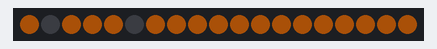
The sketch below on a simulated ESP8266 (NodeMCU). Parts: 19 RGB LEDs in strip order, left to right. Dim RGB values are drawn brighter than linear; random numbers use the default seed unless the sketch sets one.

Above: at 0.1 s.
At 5.6 s:
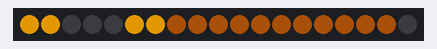
At 11.3 s:
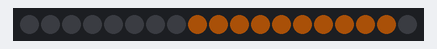
At 15.5 s:
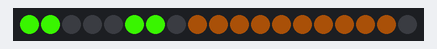
At 24.1 s:
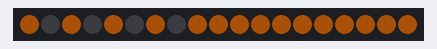
At 35.2 s:
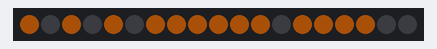

The sketch:

booknook.ino
```cpp
#include <FastLED.h>
#define NUM_LEDS 19
#define LED_PIN 2

#define STATIC_COLOR CHSV(30, 208, 127)
#define DYNAMIC_COLOR CHSV(30, 208, 127)

#define EXPLOSION_CHANCE 30 //1 in x chance every second
#define DYNAMIC_CHANCE 10 // 1 in x chance every second

/* Once a dynamic light has turned on or off, how long should we wait before
 it can toggle again? The system will generate a random duration between these
 limits. During that time, and randomly generated toggle events will be ignored */
#define MIN_DYNAMIC_STAY_ONOFF 5
#define MAX_DYNAMIC_STAY_ONOFF 8

// How long do the on/off transitions take, 1000 = 1 second
#define DYNAMIC_TOGGLE_DURATION_MILLISECONDS  1000

CRGB leds[NUM_LEDS];

enum LED_TYPE {
  TYPE_STATIC,
  TYPE_DYNAMIC,
  TYPE_EXPLOSION,
  TYPE_TORCH,
};

enum DISRUPTIVE_EVENT_STAGES {
  EVENT_ALL_BLACK,
  EVENT_STATIC_FLICKER,
  EVENT_ALL_FLASH,
  EVENT_RANDOM_HUE_EXPLOSION
};


class LedGroup
{
  private:
    LED_TYPE m_type;
    uint32_t* m_indexes;
    size_t m_indexCount;
    unsigned long m_lastTick;
    unsigned long m_disruptiveEventRunning;

  public:
    LED_TYPE getType() {
      return m_type;
    }
    unsigned long getLastTick() {
      return m_lastTick;
    }
    unsigned long setLastTick() {
      m_lastTick = millis();
    }
    LedGroup* nextGroup;
    LedGroup(uint32_t* t_indexes, size_t t_indexCount, LED_TYPE t_type) :
      m_indexes(t_indexes),
      m_indexCount(t_indexCount),
      m_lastTick(millis()),
      m_disruptiveEventRunning(false),
      nextGroup(nullptr),
      m_type(t_type) {}

    virtual void tick() = 0;
    virtual bool specialTick() = 0;

    void setColor(CRGB color)
    {
      uint32_t* ptr = m_indexes;
      for (int i = 0; i < m_indexCount; i++)
      {
        leds[*ptr].setRGB(color.r, color.g, color.b);
        ptr++;
      }
    }
    void setColor(CHSV color)
    {
      uint32_t* ptr = m_indexes;
      for (int i = 0; i < m_indexCount; i++)
      {
        leds[*ptr].setHSV(color.hue, color.sat, color.val);
        ptr++;
      }
    }

};

class DynamicLamp : public LedGroup
{
    CHSV m_staticColor;
    const float m_ToggleLightChancePerSecond = DYNAMIC_CHANCE;
    bool m_lightsOn;
    uint32_t dontChangeAgainUntil;
  public:
    DynamicLamp(uint32_t* t_indexes, size_t t_indexCount, CHSV t_color) : LedGroup(t_indexes, t_indexCount, TYPE_DYNAMIC), m_staticColor(t_color), m_lightsOn(true)
    {
      setColor(m_staticColor);
      dontChangeAgainUntil = millis();
    }

    void tick()
    {
      if (millis() - getLastTick() > 1000)
      {
        setLastTick();
        if (random(0, m_ToggleLightChancePerSecond) == 0)
        {
          toggle();
        } else {
        }
      }
    }

    bool specialTick()
    {
      return false;
    }

    void toggle()
    {
      if (millis() >= dontChangeAgainUntil)
      {
        //Serial.println("Changed");
        if (m_lightsOn)
        {
          turnOffSlowly();
        }
        else
        {
          turnOnSlowly(m_staticColor);
        }
        m_lightsOn = !m_lightsOn;

        dontChangeAgainUntil = millis() + random(MIN_DYNAMIC_STAY_ONOFF * 1000, MIN_DYNAMIC_STAY_ONOFF * 1000);

      }
      else {
        //Serial.println("Should have changed but didn't");
      }

    }

    void turnOffSlowly()
    {
      CHSV color;

      for (int i = m_staticColor.val; i >= 0; i--)
      {
        color = CHSV( m_staticColor.hue, m_staticColor.sat, i);
        setColor(color);

        FastLED.show();
        delay(DYNAMIC_TOGGLE_DURATION_MILLISECONDS / m_staticColor.val);
      }
    }

    void turnOnSlowly(CHSV targetColor)
    {
      CHSV color;

      for (int i = 0; i <= targetColor.val; i++)
      {
        color = CHSV( targetColor.hue, targetColor.sat, i);
        setColor(color);

        FastLED.show();
        delay(DYNAMIC_TOGGLE_DURATION_MILLISECONDS / targetColor.val);
      }
    }

};

class StaticLamp : public LedGroup
{
  private:
    CHSV m_staticColor;
  public:
    StaticLamp(uint32_t* t_indexes, size_t t_indexCount, CHSV t_color) : LedGroup(t_indexes, t_indexCount, TYPE_STATIC), m_staticColor(t_color)
    {
    }

    bool specialTick()
    {
      return false;
    }

    void tick()
    {
      setColor(m_staticColor);
    }
};

class ExplosionLamp : public LedGroup
{
  private:
    uint16_t explosionFadeDurationMs = 400;
    uint16_t explosionDurationMs = 50;
    bool running;
  public:
    ExplosionLamp(uint32_t* t_indexes, size_t t_indexCount) : LedGroup(t_indexes, t_indexCount, TYPE_EXPLOSION), running(false)
    {
    }

    void tick()
    {
    }

    // This is blocking and it sucks, but that's how it is now.
    // Ideally this shouldn't use delays.
    bool specialTick()
    {
      uint8_t hue = random(0, 255);
      CHSV color;
      for (int i = 0; i < 255; i += 6)
      {
        color = CHSV( hue, 255, i);
        setColor(color);
        if (random(0, 400) == 5)
          specialTick();
        FastLED.show();
        delay(2);
      }


      delay(random(0, 1000));


      for (int i = 255; i >= 0; i--)
      {
        color = CHSV( hue, 255, i);
        if (random(0, 400) == 5)
          specialTick();
        setColor(color);
        FastLED.show();
      }
      return false;
    }
};

class House
{
  private:
    bool hasEvents;
    LedGroup* groups;
    DISRUPTIVE_EVENT_STAGES m_eventPos;
    bool m_eventRunning;
    unsigned long m_lastTick;
    uint16_t m_eventDelay;
    uint16_t m_eventCounter;
    const uint16_t m_ToggleEventChancePerSecond = EXPLOSION_CHANCE;


    LedGroup* getLastGroup()
    {
      LedGroup* current = groups;
      while (current->nextGroup != nullptr)
      {
        current = current->nextGroup;
      }
      return current;
    }

    void insertGroup(LedGroup* t_group)
    {
      if (groups == nullptr)
      {
        groups = t_group;
      }
      else
      {
        LedGroup *last = getLastGroup();
        if (last != nullptr)
        {
          last->nextGroup = t_group;
        }
      }
    }

  public:
    House() : groups(nullptr), m_eventRunning(false), m_eventPos(EVENT_ALL_BLACK), m_eventDelay(0), m_eventCounter(0), hasEvents(false)
    {

    }


    void createGroup(LED_TYPE t_type, uint32_t* indexes, size_t length)
    {
      LedGroup* newGroup = nullptr;
      switch (t_type)
      {
        case TYPE_STATIC:
          newGroup = new StaticLamp(indexes, length, STATIC_COLOR);
          break;
        case TYPE_DYNAMIC:
          newGroup = new DynamicLamp(indexes, length, DYNAMIC_COLOR);
          break;
        case TYPE_EXPLOSION:
          hasEvents = true;
          newGroup = new ExplosionLamp(indexes, length);
          break;
      }
      if (newGroup != nullptr)
      {
        insertGroup(newGroup);
      }
    }

    void setAllColor(CHSV color)
    {
      LedGroup* current = groups;
      while (current != nullptr)
      {
        current->setColor(color);
        current = current->nextGroup;
      }
    }

    bool normalTick()
    {
      LedGroup* current = groups;
      while (current != nullptr)
      {
        current->tick();
        current = current->nextGroup;
      }
      return true;
    }

    bool specialTick(LED_TYPE type)
    {
      LedGroup* current = groups;
      while (current != nullptr)
      {
        if (current->getType() == type)
        {
          current->specialTick();
        }
        current = current->nextGroup;
      }

    }

    void eventTick()
    {
      if (millis() - m_lastTick > m_eventDelay) {
        m_lastTick = millis();

        //Serial.println(m_eventPos);

        switch (m_eventPos)
        {
          case EVENT_ALL_BLACK:
            //Serial.println("all black");
            m_eventDelay = 500;
            setAllColor(CHSV(0, 0, 0));
            m_eventPos = EVENT_STATIC_FLICKER;
            break;

          //This is blocking for now. Should ideally use timers, no delays.
          case EVENT_STATIC_FLICKER:
            //Serial.println("static flicker");
            for (int i = 0; i < random(3, 6); i++)
            {
              setAllColor(STATIC_COLOR);
              FastLED.show();
              delay(random(0, 250));
              setAllColor(CHSV(0, 0, 0));
              FastLED.show();
              delay(random(0, 450));
            }
            ////Serial.println("static flicker");
            setAllColor(CHSV(0, 0, 0));
            delay(2000);
            m_eventPos = EVENT_RANDOM_HUE_EXPLOSION;
            break;
          case EVENT_RANDOM_HUE_EXPLOSION:
            //Serial.println("explosion");
            m_lastTick = millis();
            specialTick(TYPE_EXPLOSION);
            resetEvent();
            break;
        }
      }
    }

    void resetEvent()
    {
      m_eventRunning = false;
      m_eventPos = EVENT_ALL_BLACK;
    }

    bool isEventRunning()
    {
      if (!hasEvents)
        return false;

      if (!m_eventRunning)
      {
        if (millis() - m_lastTick > 1000 )
        {
          m_lastTick = millis();

          if (random(0, m_ToggleEventChancePerSecond) == 0) {
            m_eventRunning = true;
          }

        }
      }
      return m_eventRunning;
    }

    void tick()
    {
      if (isEventRunning() == false)
      {
        normalTick();
      }
      else
      {
        eventTick();
      }
    }
};

#define NUM_HOUSES 4
House* houses[NUM_HOUSES];
uint32_t house1_floor[] = { 0, 2, 4, 6};
uint32_t house1_room1[] = {3};
uint32_t house1_explosion[] = {1, 5, 0, 6};

uint32_t house2_floor[] = {8, 9, 10, 11};
uint32_t house2_room1[] = {7};
uint32_t house2_room2[] = {12};

uint32_t house3_floor[] = {14, 15, 16};
uint32_t house3_room1[] = {17};
uint32_t house3_room2[] = {18};

uint32_t streetlight[] = {13};

void createGroup() {

}

void setup() {


  randomSeed(analogRead(0));
  Serial.begin(9600);
  while (!Serial);

   FastLED.addLeds<NEOPIXEL, LED_PIN>(leds, NUM_LEDS);

  //Depending on your LEDs the above line needs to be different. Example for a WS2812B below.
  //FastLED.addLeds<WS2812B, LED_PIN, GRB>(leds, NUM_LEDS);

  houses[0] = new House();
  houses[0]->createGroup(TYPE_STATIC, &house1_floor[0], (size_t)(sizeof(house1_floor) / sizeof(house1_floor[0])));
  houses[0]->createGroup(TYPE_DYNAMIC, &house1_room1[0], (size_t)(sizeof(house1_room1) / sizeof(house1_room1[0])));
  houses[0]->createGroup(TYPE_EXPLOSION, &house1_explosion[0], (size_t)(sizeof(house1_explosion) / sizeof(house1_explosion[0])));

  houses[1] = new House();
  houses[1]->createGroup(TYPE_STATIC, &house2_floor[0], (size_t)(sizeof(house2_floor) / sizeof(house2_floor[0])));
  houses[1]->createGroup(TYPE_DYNAMIC, &house2_room1[0], (size_t)(sizeof(house2_room1) / sizeof(house2_room1[0])));
  houses[1]->createGroup(TYPE_DYNAMIC, &house2_room2[0], (size_t)(sizeof(house2_room2) / sizeof(house2_room2[0])));

  houses[2] = new House();
  houses[2]->createGroup(TYPE_STATIC, &house3_floor[0], (size_t)(sizeof(house3_floor) / sizeof(house3_floor[0])));
  houses[2]->createGroup(TYPE_DYNAMIC, &house3_room1[0], (size_t)(sizeof(house3_room1) / sizeof(house3_room1[0])));
  houses[2]->createGroup(TYPE_DYNAMIC, &house3_room2[0], (size_t)(sizeof(house3_room2) / sizeof(house3_room2[0])));

  houses[3] = new House();
  houses[3]->createGroup(TYPE_STATIC, &streetlight[0], (size_t)(sizeof(streetlight) / sizeof(streetlight[0])));


}

void loop() {
  for (int i = 0; i < NUM_HOUSES; i++)
  {
    houses[i]->tick();
  }
  FastLED.show();
  delay(30);
}
```

ledfade.cc
```cpp
/******** Natural Nerd LED "fade-between" colors *************
 *  To use the code for your own projects, update the parameters
 *  marked with CONFIG.
 */

#include "FastLED.h"
#include <math.h>

/*************************************
 * CONFIG
 * How many leds are you controlling?
 * Change it!
 *************************************/
#define NUM_LEDS 1
#define LED_PIN 6

/*************************************
 * CONFIG
 * Color declarations, RGB style
 * Feel free to add more colors
 * That way more fades can be created!
 *************************************/
int purple[3] = {210, 0, 255};
int peach[3]  = {255, 90, 30};
int lime[3]   = {50, 255, 30};

/** Variable and function declarations */
CRGB leds[NUM_LEDS];
int i;
void fade_between(int a[3], int b[3], CRGB leds[NUM_LEDS], int del);
void set_definite(int a[3], CRGB leds[NUM_LEDS]);

/* Initialize the LEDs */
void setup() {
  Serial.begin(9600);
  FastLED.addLeds<NEOPIXEL, LED_PIN>(leds, NUM_LEDS);
    for (i = 0; i < NUM_LEDS; i++)
      leds[i] = CRGB(purple[0], purple[1], purple[2]);
    FastLED.show();
  }

/*************************************
 * CONFIG
 *  Add or remove fades to your own liking.
 *  Change the delay, which is the last parameter
 *  of the fade_between(..) function to reduce
 *  or increase the speed of the fade. The time
 *  to "hold" a color, is decided by the delay
 *  between the function calls.
 *************************************/
void loop() {
      fade_between(purple, peach, leds, 60);
      delay(1000);
      fade_between(peach, lime, leds, 60);
      delay(1000);
      fade_between(lime, purple, leds, 60);
      delay(1000);
}

/**
 * Params: fade_between(color from, color-to, led-array, delay)
 */
void fade_between(int a[3], int b[3], CRGB leds[NUM_LEDS], int del) {
  int i, j, steps = 100;
  double dsteps = 100.0;
  double s1, s2, s3, tmp1, tmp2, tmp3;
  s1 = double((b[0] - a[0])) / dsteps;
  s2 = double((b[1] - a[1])) / dsteps;
  s3 = double((b[2] - a[2])) / dsteps;

  tmp1 = a[0], tmp2 = a[1], tmp3 = a[2];

  for (i = 0; i < steps; i++) {
      tmp1 += s1;
      tmp2 += s2;
      tmp3 += s3;

    for (j = 0; j < NUM_LEDS; j++)
      leds[j] = CRGB((int)round(tmp1), (int)round(tmp2), (int)round(tmp3));
    FastLED.show();
    delay(del);
  }
 set_definite(b, leds);
}

void set_definite(int a[3], CRGB leds[NUM_LEDS]) {
 int i;
  for (i = 0; i < NUM_LEDS; i++)
    leds[i] = CRGB(a[0], a[1], a[2]);

   FastLED.show();
}
```

Measured:
- what the display in image 1 shows lasts 1.2 s, from 5.6 s to 6.8 s
- what the display in image 2 shows lasts 2.3 s, from 11.3 s to 13.6 s
- what the display in image 3 shows lasts 1.5 s, from 15.5 s to 17.0 s
